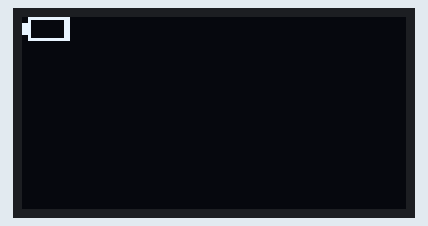
The sketch below on a simulated Arduino Uno, built with avr-gcc and run on an emulated ATmega328P. On the bench: 128×64 one-colour display.

Above: at 0.17 s.
At 1.18 s:
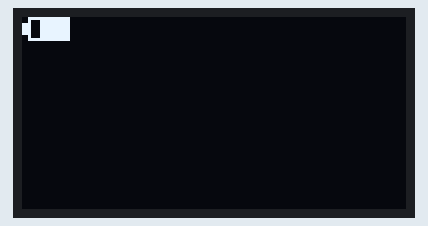
At 1.62 s:
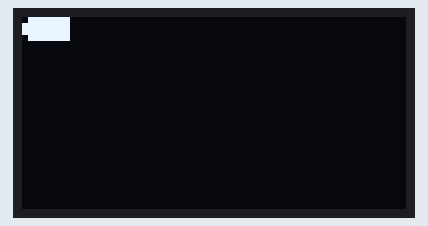
At 2.66 s:
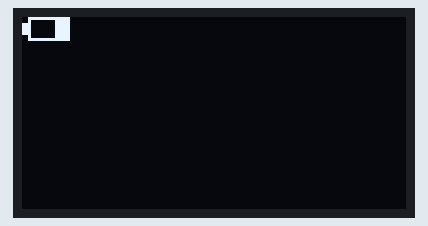

Measured:
- by itself, everything shown: repeats every 3.1 s, in 24 steps

The sketch:

05_drawBattery.ino
```cpp
/**---------------------------------------------
*\date  14.02.2023
*\brief
* Пример взят из библиотеки GyverOLED. https://github.com/GyverLibs/GyverOLED
*/
#include <GyverOLED.h>
//GyverOLED<SSD1306_128x32, OLED_BUFFER> oled;
//GyverOLED<SSD1306_128x32, OLED_NO_BUFFER> oled;
GyverOLED<SSD1306_128x64, OLED_BUFFER> oled;
//GyverOLED<SSD1306_128x64, OLED_NO_BUFFER> oled;
//GyverOLED<SSD1306_128x64, OLED_BUFFER, OLED_SPI, 8, 7, 6> oled;
//GyverOLED<SSH1106_128x64> oled;

void setup() {
  oled.init();              // инициализация
  oled.clear();
}

void loop() {
  for (byte i = 0; i < 100; i += 5) {
    oled.clear();
    oled.setCursorXY(0, 0);
    drawBattery(i);
    oled.update();
    delay(50);
  }
  for (int i = 100; i > 0; i -= 5) {
    oled.clear();
    oled.setCursorXY(0, 0);
    drawBattery(i);
    oled.update();
    delay(50);
  }
}

void drawBattery(byte percent) {
  oled.drawByte(0b00111100);  // пипка
  oled.drawByte(0b00111100);
  oled.drawByte(0b11111111);  // стенка
  for (byte i = 0; i < 100 / 8; i++) {
    if (i < (100 - percent) / 8) oled.drawByte(0b10000001);
    else oled.drawByte(0b11111111);
  }
  oled.drawByte(0b11111111);  // попка
}
```
